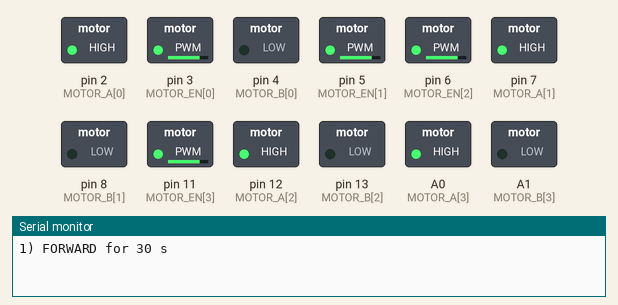
Recording of a sketch running on a simulated Arduino Uno, built with avr-gcc and run on an emulated ATmega328P. On the bench: switched loads named in the sketch (green lamp = pin HIGH), the last lines printed to the serial monitor.

Above: at 0.1 s.
At 30.1 s:
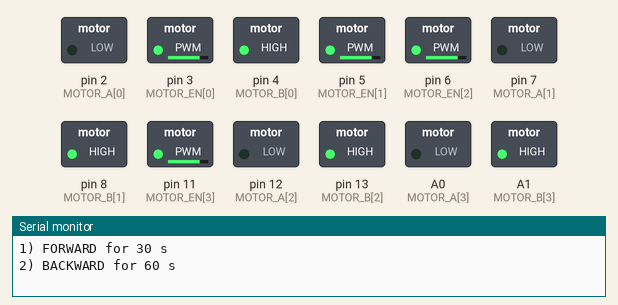
Timing chart, 0 to 31.6 s (numbered marks = the images above):
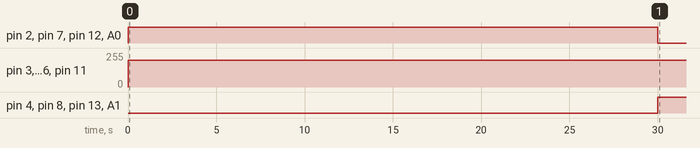

The sketch:

Task1_FourMotorSequence.ino
```cpp
/*
 * ST-2026 - Electrical Task 2  |  Sketch 1 of 2: the timed motor sequence
 *
 * Smart Methods (ST 2026) summer training.
 *
 *   1. Forward  for 30 seconds
 *   2. Backward for 1 minute
 *   3. Right / left alternating for 1 minute
 *   ...then stop.
 *
 * Both sketches run on ONE circuit: four DC motors on two L293D drivers, plus
 * a servo carrying an ultrasonic sensor. This sketch only uses the motors --
 * the servo and the sensor simply sit idle while it runs. Sketch 2
 * (Task2_ObstacleAvoider) uses all of it.
 *
 * One L293D contains two H-bridges, so it drives two DC motors. Four motors
 * therefore need two chips: U1 carries the front axle, U2 the rear axle.
 *
 * Wiring (Arduino Uno R3) -- full pin-by-pin table in docs/WIRING.md
 *
 *   L293D U1 (front)              L293D U2 (rear)
 *     pin 1  1,2EN -> D3  (PWM)     pin 1  1,2EN -> D6  (PWM)
 *     pin 2  1A    -> D2            pin 2  1A    -> D12
 *     pin 7  2A    -> D4            pin 7  2A    -> D13
 *     pin 9  3,4EN -> D5  (PWM)     pin 9  3,4EN -> D11 (PWM)
 *     pin 10 3A    -> D7            pin 10 3A    -> A0
 *     pin 15 4A    -> D8            pin 15 4A    -> A1
 *
 *   Both chips: pin 16 VCC1 -> 5V, pin 8 VCC2 -> 5V,
 *               pins 4/5/12/13 GND -> GND
 *   Motors:     U1 pins 3+6 -> front-left,  U1 pins 11+14 -> front-right
 *               U2 pins 3+6 -> rear-left,   U2 pins 11+14 -> rear-right
 *
 *   Servo signal -> D10 and ultrasonic SIG -> A2 are wired for sketch 2 and
 *   are simply never touched here.
 *
 *   In Tinkercad the board's 5V rail drives all four motors fine. On real
 *   hardware feed VCC2 (pin 8) from a separate battery pack and tie its
 *   ground to the Arduino ground -- four motors stalling can pull several
 *   amps, which the USB-powered 5V pin cannot deliver.
 */

// --- Motor identity ---------------------------------------------------------

const uint8_t FRONT_LEFT  = 0;
const uint8_t FRONT_RIGHT = 1;
const uint8_t REAR_LEFT   = 2;
const uint8_t REAR_RIGHT  = 3;
const uint8_t MOTOR_COUNT = 4;

// --- Pin map ----------------------------------------------------------------
// Indexed FRONT_LEFT, FRONT_RIGHT, REAR_LEFT, REAR_RIGHT.
// The four enables must land on PWM pins, and 9 and 10 are deliberately left
// out: in sketch 2 the Servo library takes over Timer1 and disables
// analogWrite() on exactly those two pins. Keeping the enables on 3/5/6/11
// means one wiring serves both sketches.

const uint8_t MOTOR_EN[MOTOR_COUNT] = { 3,  5,  6, 11};  // L293D 1,2EN / 3,4EN
const uint8_t MOTOR_A [MOTOR_COUNT] = { 2,  7, 12, A0};  // L293D 1A / 3A
const uint8_t MOTOR_B [MOTOR_COUNT] = { 4,  8, 13, A1};  // L293D 2A / 4A

// On a real chassis the right-hand motors are mounted mirrored, so the same
// voltage spins them the opposite way. Set their flag to true and "forward"
// becomes forward for all four. In the Tinkercad simulation the motors are
// loose on the canvas, so all four are left unflipped and spin alike.
//
// Tinkercad also has its own rpm sign convention, so "forward" may well read
// as negative rpm. That is not a direction error -- what matters is that all
// four carry the same sign and flip together. Set all four flags to true if
// you would rather see forward read positive.
const bool MOTOR_FLIP[MOTOR_COUNT] = {false, false, false, false};

// --- Timing (the task) ------------------------------------------------------

const unsigned long FORWARD_MS    = 30000UL;  // 30 seconds
const unsigned long BACKWARD_MS   = 60000UL;  // 1 minute
const unsigned long ALTERNATE_MS  = 60000UL;  // 1 minute of turning
const unsigned long TURN_SLICE_MS =  5000UL;  // 5 s right, 5 s left, repeat

const uint8_t DRIVE_SPEED = 200;  // 0..255, the PWM duty on the enable pins
const uint8_t TURN_SPEED  = 160;  // a little slower so the turn stays readable

// --- Low-level motor control ------------------------------------------------

// speed is signed: > 0 forward, < 0 reverse, 0 = stop.
void setMotor(uint8_t motor, int speed) {
  if (MOTOR_FLIP[motor]) {
    speed = -speed;
  }

  bool forwardDir = (speed > 0);
  uint8_t duty = (uint8_t) constrain(abs(speed), 0, 255);

  // A high, B low = one direction; A low, B high = the other; both low = stop.
  digitalWrite(MOTOR_A[motor], (duty > 0 &&  forwardDir) ? HIGH : LOW);
  digitalWrite(MOTOR_B[motor], (duty > 0 && !forwardDir) ? HIGH : LOW);
  analogWrite (MOTOR_EN[motor], duty);
}

// Drives the whole robot: one signed speed for each side of the chassis.
void drive(int leftSpeed, int rightSpeed) {
  setMotor(FRONT_LEFT,  leftSpeed);
  setMotor(REAR_LEFT,   leftSpeed);
  setMotor(FRONT_RIGHT, rightSpeed);
  setMotor(REAR_RIGHT,  rightSpeed);
}

void forward()   { drive( DRIVE_SPEED,  DRIVE_SPEED); }
void backward()  { drive(-DRIVE_SPEED, -DRIVE_SPEED); }
void turnRight() { drive( TURN_SPEED,  -TURN_SPEED ); }  // tank turn, in place
void turnLeft()  { drive(-TURN_SPEED,   TURN_SPEED ); }
void stopAll()   { drive(0, 0); }

// --- Movement 3: right and left, alternating --------------------------------

// Turns right, then left, then right... in TURN_SLICE_MS slices until
// totalMs have elapsed. The final slice is trimmed so the phase ends on time
// even when totalMs is not a whole number of slices.
void alternateTurns(unsigned long totalMs) {
  const unsigned long startTime = millis();
  bool goRight = true;

  while (millis() - startTime < totalMs) {
    unsigned long elapsed   = millis() - startTime;
    unsigned long remaining = totalMs - elapsed;
    unsigned long slice     = (remaining < TURN_SLICE_MS) ? remaining : TURN_SLICE_MS;

    if (goRight) {
      Serial.println(F("   turning RIGHT"));
      turnRight();
    } else {
      Serial.println(F("   turning LEFT"));
      turnLeft();
    }

    delay(slice);
    goRight = !goRight;
  }
}

// --- Program ----------------------------------------------------------------

void setup() {
  Serial.begin(9600);

  for (uint8_t i = 0; i < MOTOR_COUNT; i++) {
    pinMode(MOTOR_EN[i], OUTPUT);
    pinMode(MOTOR_A [i], OUTPUT);
    pinMode(MOTOR_B [i], OUTPUT);
  }
  stopAll();

  Serial.println(F("1) FORWARD for 30 s"));
  forward();
  delay(FORWARD_MS);

  Serial.println(F("2) BACKWARD for 60 s"));
  backward();
  delay(BACKWARD_MS);

  Serial.println(F("3) RIGHT / LEFT alternating for 60 s"));
  alternateTurns(ALTERNATE_MS);

  Serial.println(F("Sequence complete - motors stopped."));
  stopAll();
}

void loop() {
  // Nothing to do. The sequence runs once; press Reset to run it again.
}
```

Measured:
- by itself, pin 2 (MOTOR_A[0]), pin 7 (MOTOR_A[1]), pin 12 (MOTOR_A[2]), A0 (MOTOR_A[3]): LOW → HIGH at 0.00 s, → LOW 30.0 s later
- by itself, pin 3 (MOTOR_EN[0]), pin 5 (MOTOR_EN[1]), pin 6 (MOTOR_EN[2]), pin 11 (MOTOR_EN[3]): 0/255 → 200/255 at 0.00 s
- by itself, pin 4 (MOTOR_B[0]), pin 8 (MOTOR_B[1]), pin 13 (MOTOR_B[2]), A1 (MOTOR_B[3]): LOW → HIGH at 30.0 s
